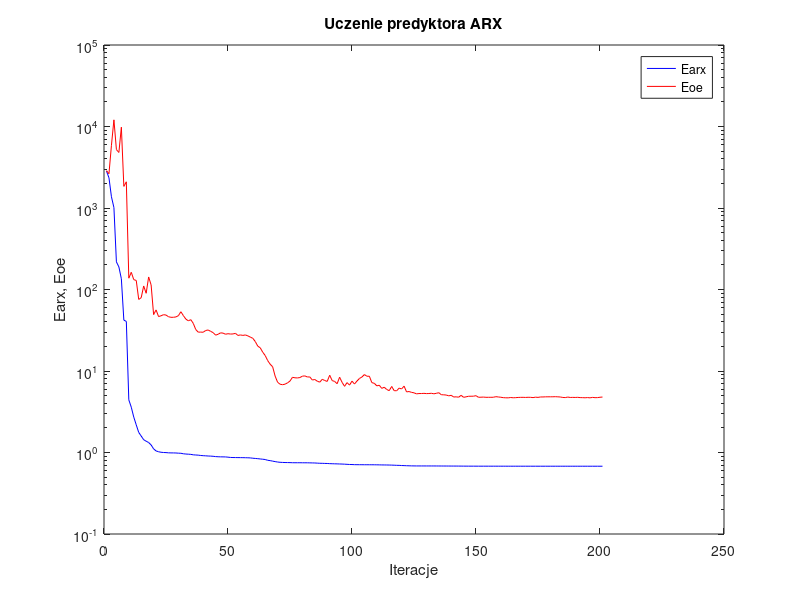
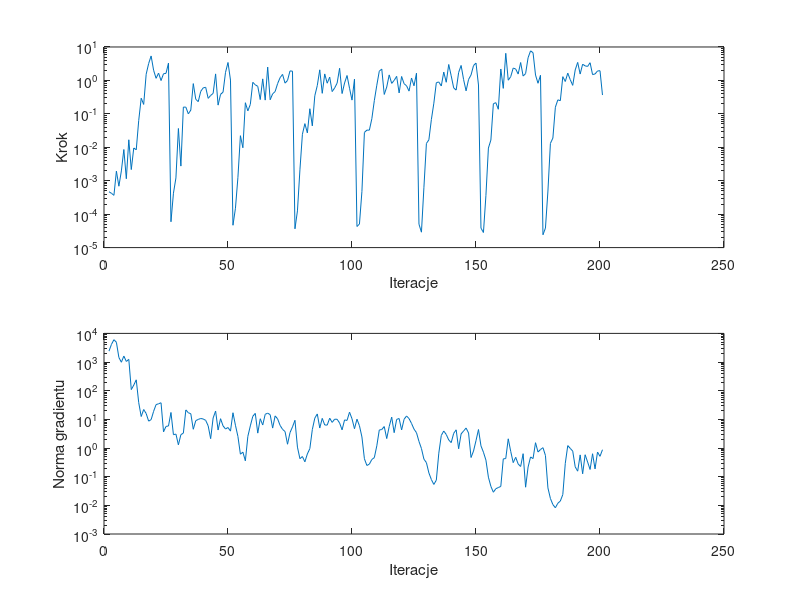

Here is the MATLAB script that generated these plots, in order:
%uczenie predyktora arx
clear all;
n=0; farx(n+1)=2.838235e+003; foe(n+1)=2.874658e+003; wspucz(n+1)=0.000000e+000; ng(n+1)=0.000000e+000;
%odnowa zmiennej metryki
n=1; farx(n+1)=2.347836e+003; foe(n+1)=2.633803e+003; krok(n+1)=4.690560e-004; ng(n+1)=2.404295e+003;
n=2; farx(n+1)=1.372608e+003; foe(n+1)=5.880760e+003; krok(n+1)=4.209206e-004; ng(n+1)=4.125562e+003;
n=3; farx(n+1)=1.011469e+003; foe(n+1)=1.206958e+004; krok(n+1)=3.655481e-004; ng(n+1)=6.033791e+003;
n=4; farx(n+1)=2.183131e+002; foe(n+1)=5.209607e+003; krok(n+1)=1.935208e-003; ng(n+1)=4.893529e+003;
n=5; farx(n+1)=1.892761e+002; foe(n+1)=4.801739e+003; krok(n+1)=6.856719e-004; ng(n+1)=1.444084e+003;
n=6; farx(n+1)=1.353321e+002; foe(n+1)=9.812430e+003; krok(n+1)=1.964993e-003; ng(n+1)=9.858601e+002;
n=7; farx(n+1)=4.208252e+001; foe(n+1)=1.841822e+003; krok(n+1)=8.580693e-003; ng(n+1)=1.615888e+003;
n=8; farx(n+1)=4.061452e+001; foe(n+1)=2.096147e+003; krok(n+1)=1.146884e-003; ng(n+1)=1.049315e+003;
n=9; farx(n+1)=4.428314e+000; foe(n+1)=1.376464e+002; krok(n+1)=1.676647e-002; ng(n+1)=1.241089e+003;
n=10; farx(n+1)=3.595324e+000; foe(n+1)=1.626127e+002; krok(n+1)=2.156451e-003; ng(n+1)=1.093329e+002;
n=11; farx(n+1)=2.718439e+000; foe(n+1)=1.321185e+002; krok(n+1)=9.545881e-003; ng(n+1)=1.568555e+002;
n=12; farx(n+1)=2.184144e+000; foe(n+1)=1.291545e+002; krok(n+1)=8.403478e-003; ng(n+1)=2.397719e+002;
n=13; farx(n+1)=1.762991e+000; foe(n+1)=7.560425e+001; krok(n+1)=6.357754e-002; ng(n+1)=3.824329e+001;
n=14; farx(n+1)=1.591958e+000; foe(n+1)=7.930970e+001; krok(n+1)=2.936023e-001; ng(n+1)=1.257898e+001;
n=15; farx(n+1)=1.434630e+000; foe(n+1)=1.105567e+002; krok(n+1)=1.914311e-001; ng(n+1)=2.207323e+001;
n=16; farx(n+1)=1.375509e+000; foe(n+1)=8.989483e+001; krok(n+1)=1.527771e+000; ng(n+1)=1.604595e+001;
n=17; farx(n+1)=1.325791e+000; foe(n+1)=1.425504e+002; krok(n+1)=3.197073e+000; ng(n+1)=8.678706e+000;
n=18; farx(n+1)=1.238222e+000; foe(n+1)=1.137477e+002; krok(n+1)=5.395666e+000; ng(n+1)=9.787514e+000;
n=19; farx(n+1)=1.107993e+000; foe(n+1)=4.922891e+001; krok(n+1)=2.015999e+000; ng(n+1)=1.906609e+001;
n=20; farx(n+1)=1.045263e+000; foe(n+1)=5.616097e+001; krok(n+1)=1.155850e+000; ng(n+1)=3.279063e+001;
n=21; farx(n+1)=1.021369e+000; foe(n+1)=4.655169e+001; krok(n+1)=1.657803e+000; ng(n+1)=3.494026e+001;
n=22; farx(n+1)=1.006779e+000; foe(n+1)=4.761400e+001; krok(n+1)=9.908265e-001; ng(n+1)=3.798730e+001;
n=23; farx(n+1)=1.000167e+000; foe(n+1)=4.909008e+001; krok(n+1)=1.585247e+000; ng(n+1)=3.666939e+000;
n=24; farx(n+1)=9.975282e-001; foe(n+1)=4.860431e+001; krok(n+1)=1.626372e+000; ng(n+1)=5.681938e+000;
n=25; farx(n+1)=9.910028e-001; foe(n+1)=4.634937e+001; krok(n+1)=3.302482e+000; ng(n+1)=5.875254e+000;
%odnowa zmiennej metryki
n=26; farx(n+1)=9.888032e-001; foe(n+1)=4.557456e+001; krok(n+1)=5.926151e-005; ng(n+1)=1.740752e+001;
n=27; farx(n+1)=9.883201e-001; foe(n+1)=4.562034e+001; krok(n+1)=4.235557e-004; ng(n+1)=2.916914e+000;
n=28; farx(n+1)=9.865520e-001; foe(n+1)=4.609518e+001; krok(n+1)=1.212360e-003; ng(n+1)=3.067324e+000;
n=29; farx(n+1)=9.810612e-001; foe(n+1)=4.772319e+001; krok(n+1)=3.650930e-002; ng(n+1)=1.293848e+000;
n=30; farx(n+1)=9.785728e-001; foe(n+1)=5.336215e+001; krok(n+1)=2.739044e-003; ng(n+1)=2.922962e+000;
n=31; farx(n+1)=9.647678e-001; foe(n+1)=4.783026e+001; krok(n+1)=1.591991e-001; ng(n+1)=3.319179e+000;
n=32; farx(n+1)=9.576800e-001; foe(n+1)=4.335227e+001; krok(n+1)=1.587379e-001; ng(n+1)=2.139083e+001;
n=33; farx(n+1)=9.536377e-001; foe(n+1)=4.127220e+001; krok(n+1)=1.001107e-001; ng(n+1)=1.704288e+001;
n=34; farx(n+1)=9.485996e-001; foe(n+1)=4.265235e+001; krok(n+1)=1.293628e-001; ng(n+1)=1.573270e+001;
n=35; farx(n+1)=9.364949e-001; foe(n+1)=3.838237e+001; krok(n+1)=8.029948e-001; ng(n+1)=4.512737e+000;
n=36; farx(n+1)=9.319988e-001; foe(n+1)=3.226501e+001; krok(n+1)=2.733592e-001; ng(n+1)=9.020403e+000;
n=37; farx(n+1)=9.279740e-001; foe(n+1)=2.996261e+001; krok(n+1)=2.317569e-001; ng(n+1)=9.957251e+000;
n=38; farx(n+1)=9.192695e-001; foe(n+1)=3.002177e+001; krok(n+1)=4.698917e-001; ng(n+1)=1.073422e+001;
n=39; farx(n+1)=9.141756e-001; foe(n+1)=2.989693e+001; krok(n+1)=5.989693e-001; ng(n+1)=1.032929e+001;
n=40; farx(n+1)=9.104568e-001; foe(n+1)=3.141168e+001; krok(n+1)=6.233058e-001; ng(n+1)=9.224351e+000;
n=41; farx(n+1)=9.057374e-001; foe(n+1)=3.186370e+001; krok(n+1)=2.906512e-001; ng(n+1)=5.973786e+000;
n=42; farx(n+1)=9.030798e-001; foe(n+1)=3.066828e+001; krok(n+1)=3.550835e-001; ng(n+1)=2.122107e+000;
n=43; farx(n+1)=8.985230e-001; foe(n+1)=2.957664e+001; krok(n+1)=4.090511e-001; ng(n+1)=1.117597e+001;
n=44; farx(n+1)=8.907962e-001; foe(n+1)=2.753984e+001; krok(n+1)=1.566412e+000; ng(n+1)=1.951102e+001;
n=45; farx(n+1)=8.869878e-001; foe(n+1)=2.822822e+001; krok(n+1)=1.824037e-001; ng(n+1)=4.256965e+000;
n=46; farx(n+1)=8.846463e-001; foe(n+1)=2.939617e+001; krok(n+1)=3.838379e-001; ng(n+1)=1.055240e+001;
n=47; farx(n+1)=8.837134e-001; foe(n+1)=2.916807e+001; krok(n+1)=4.452012e-001; ng(n+1)=5.945775e+000;
n=48; farx(n+1)=8.825560e-001; foe(n+1)=2.825933e+001; krok(n+1)=1.745690e+000; ng(n+1)=4.611851e+000;
n=49; farx(n+1)=8.764914e-001; foe(n+1)=2.869189e+001; krok(n+1)=3.440031e+000; ng(n+1)=5.204787e+000;
n=50; farx(n+1)=8.697361e-001; foe(n+1)=2.840371e+001; krok(n+1)=1.025225e+000; ng(n+1)=3.893519e+000;
%odnowa zmiennej metryki
n=51; farx(n+1)=8.675390e-001; foe(n+1)=2.848969e+001; krok(n+1)=4.661880e-005; ng(n+1)=1.702727e+001;
n=52; farx(n+1)=8.668467e-001; foe(n+1)=2.898570e+001; krok(n+1)=1.500113e-004; ng(n+1)=6.226987e+000;
n=53; farx(n+1)=8.659224e-001; foe(n+1)=2.731263e+001; krok(n+1)=1.265228e-003; ng(n+1)=2.532235e+000;
n=54; farx(n+1)=8.652206e-001; foe(n+1)=2.770805e+001; krok(n+1)=2.223039e-002; ng(n+1)=6.095490e-001;
n=55; farx(n+1)=8.644993e-001; foe(n+1)=2.733920e+001; krok(n+1)=9.683310e-003; ng(n+1)=7.186547e-001;
n=56; farx(n+1)=8.629509e-001; foe(n+1)=2.770323e+001; krok(n+1)=2.153023e-001; ng(n+1)=3.581286e-001;
n=57; farx(n+1)=8.613302e-001; foe(n+1)=2.697924e+001; krok(n+1)=1.228254e-001; ng(n+1)=2.551572e+000;
n=58; farx(n+1)=8.585015e-001; foe(n+1)=2.606697e+001; krok(n+1)=1.914145e-001; ng(n+1)=5.923891e+000;
n=59; farx(n+1)=8.506589e-001; foe(n+1)=2.518462e+001; krok(n+1)=8.773192e-001; ng(n+1)=1.280274e+001;
n=60; farx(n+1)=8.456102e-001; foe(n+1)=2.298408e+001; krok(n+1)=7.386536e-001; ng(n+1)=1.617280e+001;
n=61; farx(n+1)=8.400311e-001; foe(n+1)=2.019842e+001; krok(n+1)=6.653319e-001; ng(n+1)=3.312116e+000;
n=62; farx(n+1)=8.333593e-001; foe(n+1)=1.925038e+001; krok(n+1)=2.671770e-001; ng(n+1)=1.051934e+001;
n=63; farx(n+1)=8.269841e-001; foe(n+1)=1.702040e+001; krok(n+1)=1.112649e+000; ng(n+1)=6.355595e+000;
n=64; farx(n+1)=8.202573e-001; foe(n+1)=1.547481e+001; krok(n+1)=2.577175e-001; ng(n+1)=1.502020e+001;
n=65; farx(n+1)=8.023007e-001; foe(n+1)=1.342347e+001; krok(n+1)=2.505647e+000; ng(n+1)=1.650186e+001;
n=66; farx(n+1)=7.952333e-001; foe(n+1)=1.211376e+001; krok(n+1)=2.640676e-001; ng(n+1)=1.456103e+001;
n=67; farx(n+1)=7.835698e-001; foe(n+1)=1.126814e+001; krok(n+1)=3.963116e-001; ng(n+1)=4.964660e+000;
n=68; farx(n+1)=7.734433e-001; foe(n+1)=8.657786e+000; krok(n+1)=4.641165e-001; ng(n+1)=1.321571e+001;
n=69; farx(n+1)=7.642078e-001; foe(n+1)=7.277121e+000; krok(n+1)=8.027177e-001; ng(n+1)=1.042128e+001;
n=70; farx(n+1)=7.581444e-001; foe(n+1)=6.881519e+000; krok(n+1)=1.208217e+000; ng(n+1)=6.175327e+000;
n=71; farx(n+1)=7.552992e-001; foe(n+1)=6.790865e+000; krok(n+1)=1.514306e+000; ng(n+1)=4.479722e+000;
n=72; farx(n+1)=7.534150e-001; foe(n+1)=6.895210e+000; krok(n+1)=8.295027e-001; ng(n+1)=3.756213e+000;
n=73; farx(n+1)=7.526293e-001; foe(n+1)=7.149296e+000; krok(n+1)=9.985387e-001; ng(n+1)=1.356659e+000;
n=74; farx(n+1)=7.513908e-001; foe(n+1)=7.535730e+000; krok(n+1)=1.924468e+000; ng(n+1)=3.446187e+000;
n=75; farx(n+1)=7.493374e-001; foe(n+1)=8.368599e+000; krok(n+1)=1.890784e+000; ng(n+1)=5.458988e+000;
%odnowa zmiennej metryki
n=76; farx(n+1)=7.489086e-001; foe(n+1)=8.251847e+000; krok(n+1)=3.646823e-005; ng(n+1)=9.286668e+000;
n=77; farx(n+1)=7.488925e-001; foe(n+1)=8.220452e+000; krok(n+1)=1.252791e-004; ng(n+1)=1.075313e+000;
n=78; farx(n+1)=7.488575e-001; foe(n+1)=8.312911e+000; krok(n+1)=2.117016e-003; ng(n+1)=4.247345e-001;
n=79; farx(n+1)=7.482170e-001; foe(n+1)=8.646098e+000; krok(n+1)=2.452306e-002; ng(n+1)=5.048647e-001;
n=80; farx(n+1)=7.479388e-001; foe(n+1)=8.709531e+000; krok(n+1)=5.099752e-002; ng(n+1)=3.303595e-001;
n=81; farx(n+1)=7.477358e-001; foe(n+1)=8.449269e+000; krok(n+1)=2.691279e-002; ng(n+1)=6.224991e-001;
n=82; farx(n+1)=7.463559e-001; foe(n+1)=8.456654e+000; krok(n+1)=1.422614e-001; ng(n+1)=9.547647e-001;
n=83; farx(n+1)=7.450391e-001; foe(n+1)=7.750811e+000; krok(n+1)=4.366353e-002; ng(n+1)=4.403245e+000;
n=84; farx(n+1)=7.438290e-001; foe(n+1)=7.865753e+000; krok(n+1)=3.477470e-001; ng(n+1)=1.103337e+001;
n=85; farx(n+1)=7.404589e-001; foe(n+1)=7.497928e+000; krok(n+1)=7.011953e-001; ng(n+1)=1.548641e+001;
n=86; farx(n+1)=7.376214e-001; foe(n+1)=7.296942e+000; krok(n+1)=2.073381e+000; ng(n+1)=4.992269e+000;
n=87; farx(n+1)=7.366385e-001; foe(n+1)=7.905864e+000; krok(n+1)=4.114269e-001; ng(n+1)=1.083974e+001;
n=88; farx(n+1)=7.344590e-001; foe(n+1)=7.645614e+000; krok(n+1)=1.565000e+000; ng(n+1)=6.380953e+000;
n=89; farx(n+1)=7.333408e-001; foe(n+1)=7.452275e+000; krok(n+1)=8.256204e-001; ng(n+1)=6.304505e+000;
n=90; farx(n+1)=7.300388e-001; foe(n+1)=8.875867e+000; krok(n+1)=1.254669e+000; ng(n+1)=1.101475e+001;
n=91; farx(n+1)=7.281674e-001; foe(n+1)=7.633720e+000; krok(n+1)=4.635137e-001; ng(n+1)=7.844048e+000;
n=92; farx(n+1)=7.265767e-001; foe(n+1)=7.448240e+000; krok(n+1)=5.949654e-001; ng(n+1)=1.012682e+001;
n=93; farx(n+1)=7.252620e-001; foe(n+1)=6.981422e+000; krok(n+1)=8.295027e-001; ng(n+1)=1.007973e+001;
n=94; farx(n+1)=7.230971e-001; foe(n+1)=8.389734e+000; krok(n+1)=2.308897e+000; ng(n+1)=7.483542e+000;
n=95; farx(n+1)=7.216437e-001; foe(n+1)=7.257326e+000; krok(n+1)=4.047493e-001; ng(n+1)=4.314524e+000;
n=96; farx(n+1)=7.190436e-001; foe(n+1)=6.486793e+000; krok(n+1)=8.375141e-001; ng(n+1)=9.564848e+000;
n=97; farx(n+1)=7.160677e-001; foe(n+1)=7.205388e+000; krok(n+1)=1.402391e+000; ng(n+1)=9.186113e+000;
n=98; farx(n+1)=7.130136e-001; foe(n+1)=6.712164e+000; krok(n+1)=5.842182e-001; ng(n+1)=1.782918e+001;
n=99; farx(n+1)=7.118540e-001; foe(n+1)=7.509302e+000; krok(n+1)=2.577747e-001; ng(n+1)=1.049452e+001;
n=100; farx(n+1)=7.092726e-001; foe(n+1)=6.924265e+000; krok(n+1)=1.092255e+000; ng(n+1)=4.724061e+000;
%odnowa zmiennej metryki
n=101; farx(n+1)=7.087030e-001; foe(n+1)=7.526227e+000; krok(n+1)=4.279756e-005; ng(n+1)=1.015533e+001;
n=102; farx(n+1)=7.084471e-001; foe(n+1)=8.096417e+000; krok(n+1)=5.062882e-005; ng(n+1)=5.992645e+000;
n=103; farx(n+1)=7.080511e-001; foe(n+1)=8.441565e+000; krok(n+1)=4.788092e-004; ng(n+1)=2.435740e+000;
n=104; farx(n+1)=7.076225e-001; foe(n+1)=9.040213e+000; krok(n+1)=2.780135e-002; ng(n+1)=4.223934e-001;
n=105; farx(n+1)=7.074987e-001; foe(n+1)=8.624854e+000; krok(n+1)=3.266584e-002; ng(n+1)=2.459692e-001;
n=106; farx(n+1)=7.073855e-001; foe(n+1)=8.626119e+000; krok(n+1)=3.252259e-002; ng(n+1)=2.743409e-001;
n=107; farx(n+1)=7.071695e-001; foe(n+1)=7.200461e+000; krok(n+1)=7.165516e-002; ng(n+1)=3.994119e-001;
n=108; farx(n+1)=7.068654e-001; foe(n+1)=7.060802e+000; krok(n+1)=2.485924e-001; ng(n+1)=4.608922e-001;
n=109; farx(n+1)=7.060961e-001; foe(n+1)=6.574158e+000; krok(n+1)=7.178655e-001; ng(n+1)=1.192407e+000;
n=110; farx(n+1)=7.052624e-001; foe(n+1)=6.688436e+000; krok(n+1)=1.885812e+000; ng(n+1)=4.257336e+000;
n=111; farx(n+1)=7.039992e-001; foe(n+1)=6.122093e+000; krok(n+1)=2.186873e+000; ng(n+1)=4.424659e+000;
n=112; farx(n+1)=7.034882e-001; foe(n+1)=6.323003e+000; krok(n+1)=3.805404e-001; ng(n+1)=5.615656e+000;
n=113; farx(n+1)=7.027861e-001; foe(n+1)=5.935426e+000; krok(n+1)=6.335709e-001; ng(n+1)=2.139671e+000;
n=114; farx(n+1)=7.017678e-001; foe(n+1)=5.738692e+000; krok(n+1)=1.462039e+000; ng(n+1)=5.627581e+000;
n=115; farx(n+1)=7.003925e-001; foe(n+1)=6.460247e+000; krok(n+1)=8.166569e-001; ng(n+1)=1.197974e+001;
n=116; farx(n+1)=6.985005e-001; foe(n+1)=5.739159e+000; krok(n+1)=1.001242e+000; ng(n+1)=3.435355e+000;
n=117; farx(n+1)=6.961255e-001; foe(n+1)=5.722259e+000; krok(n+1)=1.324162e+000; ng(n+1)=9.969282e+000;
n=118; farx(n+1)=6.952709e-001; foe(n+1)=6.167420e+000; krok(n+1)=4.228884e-001; ng(n+1)=1.071344e+001;
n=119; farx(n+1)=6.921100e-001; foe(n+1)=6.027564e+000; krok(n+1)=1.311594e+000; ng(n+1)=4.279492e+000;
n=120; farx(n+1)=6.906015e-001; foe(n+1)=6.523110e+000; krok(n+1)=7.970783e-001; ng(n+1)=1.008534e+001;
n=121; farx(n+1)=6.883738e-001; foe(n+1)=5.540813e+000; krok(n+1)=6.912919e-001; ng(n+1)=1.314043e+001;
n=122; farx(n+1)=6.870051e-001; foe(n+1)=5.599693e+000; krok(n+1)=4.787134e-001; ng(n+1)=1.063642e+001;
n=123; farx(n+1)=6.855094e-001; foe(n+1)=5.468919e+000; krok(n+1)=1.181678e+000; ng(n+1)=7.217813e+000;
n=124; farx(n+1)=6.847366e-001; foe(n+1)=5.399390e+000; krok(n+1)=6.914797e-001; ng(n+1)=4.575901e+000;
n=125; farx(n+1)=6.840960e-001; foe(n+1)=5.242664e+000; krok(n+1)=1.644879e+000; ng(n+1)=3.429694e+000;
%odnowa zmiennej metryki
n=126; farx(n+1)=6.840769e-001; foe(n+1)=5.290269e+000; krok(n+1)=5.015522e-005; ng(n+1)=1.702926e+000;
n=127; farx(n+1)=6.840736e-001; foe(n+1)=5.292709e+000; krok(n+1)=2.890345e-005; ng(n+1)=9.612944e-001;
n=128; farx(n+1)=6.840574e-001; foe(n+1)=5.317977e+000; krok(n+1)=6.369581e-004; ng(n+1)=4.092821e-001;
n=129; farx(n+1)=6.838711e-001; foe(n+1)=5.282555e+000; krok(n+1)=1.301252e-002; ng(n+1)=3.101327e-001;
n=130; farx(n+1)=6.838397e-001; foe(n+1)=5.293192e+000; krok(n+1)=1.675011e-002; ng(n+1)=1.354016e-001;
n=131; farx(n+1)=6.838066e-001; foe(n+1)=5.329670e+000; krok(n+1)=6.721749e-002; ng(n+1)=7.953595e-002;
n=132; farx(n+1)=6.837638e-001; foe(n+1)=5.251129e+000; krok(n+1)=2.082003e-001; ng(n+1)=5.364994e-002;
n=133; farx(n+1)=6.834673e-001; foe(n+1)=5.322952e+000; krok(n+1)=8.536620e-001; ng(n+1)=7.560108e-002;
n=134; farx(n+1)=6.831806e-001; foe(n+1)=5.415380e+000; krok(n+1)=8.997464e-001; ng(n+1)=6.619323e-001;
n=135; farx(n+1)=6.829795e-001; foe(n+1)=5.117457e+000; krok(n+1)=6.807263e-001; ng(n+1)=2.745093e+000;
n=136; farx(n+1)=6.826525e-001; foe(n+1)=5.102965e+000; krok(n+1)=1.780805e+000; ng(n+1)=3.925197e+000;
n=137; farx(n+1)=6.824895e-001; foe(n+1)=5.069064e+000; krok(n+1)=8.812124e-001; ng(n+1)=2.972788e+000;
n=138; farx(n+1)=6.822314e-001; foe(n+1)=4.958231e+000; krok(n+1)=2.996420e+000; ng(n+1)=1.916765e+000;
n=139; farx(n+1)=6.819614e-001; foe(n+1)=5.031034e+000; krok(n+1)=1.371110e+000; ng(n+1)=1.545145e+000;
n=140; farx(n+1)=6.817330e-001; foe(n+1)=4.795908e+000; krok(n+1)=5.968867e-001; ng(n+1)=3.252807e+000;
n=141; farx(n+1)=6.816174e-001; foe(n+1)=4.822385e+000; krok(n+1)=5.134806e-001; ng(n+1)=4.316737e+000;
n=142; farx(n+1)=6.813552e-001; foe(n+1)=4.769361e+000; krok(n+1)=1.734052e+000; ng(n+1)=9.423508e-001;
n=143; farx(n+1)=6.809336e-001; foe(n+1)=5.029030e+000; krok(n+1)=2.804781e+000; ng(n+1)=3.126572e+000;
n=144; farx(n+1)=6.804891e-001; foe(n+1)=4.756707e+000; krok(n+1)=1.056270e+000; ng(n+1)=3.928371e+000;
n=145; farx(n+1)=6.802707e-001; foe(n+1)=4.819132e+000; krok(n+1)=4.880844e-001; ng(n+1)=4.986683e+000;
n=146; farx(n+1)=6.800555e-001; foe(n+1)=4.899342e+000; krok(n+1)=1.070120e+000; ng(n+1)=3.344252e+000;
n=147; farx(n+1)=6.799929e-001; foe(n+1)=4.902552e+000; krok(n+1)=1.457894e+000; ng(n+1)=4.665492e-001;
n=148; farx(n+1)=6.799219e-001; foe(n+1)=4.908000e+000; krok(n+1)=2.781976e+000; ng(n+1)=7.857878e-001;
n=149; farx(n+1)=6.797103e-001; foe(n+1)=4.981074e+000; krok(n+1)=3.302482e+000; ng(n+1)=1.815769e+000;
n=150; farx(n+1)=6.795376e-001; foe(n+1)=4.757783e+000; krok(n+1)=7.294970e-001; ng(n+1)=4.422327e+000;
%odnowa zmiennej metryki
n=151; farx(n+1)=6.795295e-001; foe(n+1)=4.770917e+000; krok(n+1)=3.823382e-005; ng(n+1)=1.190139e+000;
n=152; farx(n+1)=6.795271e-001; foe(n+1)=4.787647e+000; krok(n+1)=2.829063e-005; ng(n+1)=7.133665e-001;
n=153; farx(n+1)=6.795210e-001; foe(n+1)=4.755207e+000; krok(n+1)=3.643472e-004; ng(n+1)=3.785144e-001;
n=154; farx(n+1)=6.795026e-001; foe(n+1)=4.757706e+000; krok(n+1)=9.486198e-003; ng(n+1)=9.608690e-002;
n=155; farx(n+1)=6.794985e-001; foe(n+1)=4.758676e+000; krok(n+1)=1.647425e-002; ng(n+1)=4.592717e-002;
n=156; farx(n+1)=6.794835e-001; foe(n+1)=4.762854e+000; krok(n+1)=2.006794e-001; ng(n+1)=2.868171e-002;
n=157; farx(n+1)=6.794609e-001; foe(n+1)=4.841949e+000; krok(n+1)=2.162376e-001; ng(n+1)=3.804724e-002;
n=158; farx(n+1)=6.794412e-001; foe(n+1)=4.801303e+000; krok(n+1)=1.372911e-001; ng(n+1)=4.174916e-002;
n=159; farx(n+1)=6.793743e-001; foe(n+1)=4.763897e+000; krok(n+1)=2.196657e+000; ng(n+1)=4.580409e-002;
n=160; farx(n+1)=6.793551e-001; foe(n+1)=4.709373e+000; krok(n+1)=5.788951e-001; ng(n+1)=4.184152e-001;
n=161; farx(n+1)=6.792239e-001; foe(n+1)=4.691110e+000; krok(n+1)=6.466403e+000; ng(n+1)=4.293580e-001;
n=162; farx(n+1)=6.791803e-001; foe(n+1)=4.685078e+000; krok(n+1)=1.015268e+000; ng(n+1)=2.097391e+000;
n=163; farx(n+1)=6.791700e-001; foe(n+1)=4.730010e+000; krok(n+1)=1.295594e+000; ng(n+1)=7.624673e-001;
n=164; farx(n+1)=6.791560e-001; foe(n+1)=4.693378e+000; krok(n+1)=2.342458e+000; ng(n+1)=3.094615e-001;
n=165; farx(n+1)=6.791346e-001; foe(n+1)=4.710585e+000; krok(n+1)=2.196657e+000; ng(n+1)=4.748350e-001;
n=166; farx(n+1)=6.791301e-001; foe(n+1)=4.737541e+000; krok(n+1)=1.549732e+000; ng(n+1)=2.780418e-001;
n=167; farx(n+1)=6.791239e-001; foe(n+1)=4.749664e+000; krok(n+1)=3.430439e+000; ng(n+1)=2.268334e-001;
n=168; farx(n+1)=6.791199e-001; foe(n+1)=4.752756e+000; krok(n+1)=1.350234e+000; ng(n+1)=6.342949e-001;
n=169; farx(n+1)=6.791181e-001; foe(n+1)=4.738750e+000; krok(n+1)=1.601363e+000; ng(n+1)=4.296167e-002;
n=170; farx(n+1)=6.791137e-001; foe(n+1)=4.759398e+000; krok(n+1)=4.765288e+000; ng(n+1)=2.169825e-001;
n=171; farx(n+1)=6.790996e-001; foe(n+1)=4.752508e+000; krok(n+1)=7.659414e+000; ng(n+1)=4.877956e-001;
n=172; farx(n+1)=6.790175e-001; foe(n+1)=4.717354e+000; krok(n+1)=6.734349e+000; ng(n+1)=4.281416e-001;
n=173; farx(n+1)=6.789894e-001; foe(n+1)=4.775457e+000; krok(n+1)=1.447680e+000; ng(n+1)=1.533783e+000;
n=174; farx(n+1)=6.789775e-001; foe(n+1)=4.744495e+000; krok(n+1)=8.221024e-001; ng(n+1)=7.265765e-001;
n=175; farx(n+1)=6.789492e-001; foe(n+1)=4.802062e+000; krok(n+1)=1.422745e+000; ng(n+1)=8.853452e-001;
%odnowa zmiennej metryki
n=176; farx(n+1)=6.789446e-001; foe(n+1)=4.803416e+000; krok(n+1)=2.419290e-005; ng(n+1)=1.030508e+000;
n=177; farx(n+1)=6.789431e-001; foe(n+1)=4.820488e+000; krok(n+1)=3.831790e-005; ng(n+1)=5.497191e-001;
n=178; farx(n+1)=6.789430e-001; foe(n+1)=4.823921e+000; krok(n+1)=4.912716e-004; ng(n+1)=4.057442e-002;
n=179; farx(n+1)=6.789425e-001; foe(n+1)=4.824982e+000; krok(n+1)=1.308935e-002; ng(n+1)=1.739552e-002;
n=180; farx(n+1)=6.789424e-001; foe(n+1)=4.826524e+000; krok(n+1)=1.887308e-002; ng(n+1)=1.063338e-002;
n=181; farx(n+1)=6.789415e-001; foe(n+1)=4.839671e+000; krok(n+1)=1.579498e-001; ng(n+1)=8.227839e-003;
n=182; farx(n+1)=6.789387e-001; foe(n+1)=4.820276e+000; krok(n+1)=2.624788e-001; ng(n+1)=1.184020e-002;
n=183; farx(n+1)=6.789349e-001; foe(n+1)=4.799436e+000; krok(n+1)=2.469201e-001; ng(n+1)=1.413040e-002;
n=184; farx(n+1)=6.789211e-001; foe(n+1)=4.735141e+000; krok(n+1)=1.295594e+000; ng(n+1)=2.371610e-002;
n=185; farx(n+1)=6.788980e-001; foe(n+1)=4.719789e+000; krok(n+1)=9.282331e-001; ng(n+1)=2.916827e-001;
n=186; farx(n+1)=6.788726e-001; foe(n+1)=4.790150e+000; krok(n+1)=1.651241e+000; ng(n+1)=1.214573e+000;
n=187; farx(n+1)=6.788615e-001; foe(n+1)=4.735021e+000; krok(n+1)=1.054352e+000; ng(n+1)=9.718392e-001;
n=188; farx(n+1)=6.788582e-001; foe(n+1)=4.747057e+000; krok(n+1)=7.113726e-001; ng(n+1)=7.806567e-001;
n=189; farx(n+1)=6.788544e-001; foe(n+1)=4.736095e+000; krok(n+1)=2.055430e+000; ng(n+1)=2.206367e-001;
n=190; farx(n+1)=6.788511e-001; foe(n+1)=4.753839e+000; krok(n+1)=3.459801e+000; ng(n+1)=1.559365e-001;
n=191; farx(n+1)=6.788477e-001; foe(n+1)=4.715930e+000; krok(n+1)=1.549732e+000; ng(n+1)=5.760778e-001;
n=192; farx(n+1)=6.788419e-001; foe(n+1)=4.710807e+000; krok(n+1)=3.055543e+000; ng(n+1)=1.263293e-001;
n=193; farx(n+1)=6.788345e-001; foe(n+1)=4.693694e+000; krok(n+1)=2.722905e+000; ng(n+1)=5.831881e-001;
n=194; farx(n+1)=6.788257e-001; foe(n+1)=4.721290e+000; krok(n+1)=2.621320e+000; ng(n+1)=3.256761e-001;
n=195; farx(n+1)=6.788159e-001; foe(n+1)=4.684766e+000; krok(n+1)=3.383107e+000; ng(n+1)=1.784130e-001;
n=196; farx(n+1)=6.788060e-001; foe(n+1)=4.746341e+000; krok(n+1)=1.492366e+000; ng(n+1)=6.315929e-001;
n=197; farx(n+1)=6.787912e-001; foe(n+1)=4.706301e+000; krok(n+1)=1.561751e+000; ng(n+1)=1.868948e-001;
n=198; farx(n+1)=6.787656e-001; foe(n+1)=4.716279e+000; krok(n+1)=1.914853e+000; ng(n+1)=7.234257e-001;
n=199; farx(n+1)=6.787376e-001; foe(n+1)=4.763111e+000; krok(n+1)=1.953830e+000; ng(n+1)=5.134524e-001;
n=200; farx(n+1)=6.787355e-001; foe(n+1)=4.792173e+000; krok(n+1)=3.655097e-001; ng(n+1)=8.743235e-001;

figure; semilogy(farx,'b'); hold on; semilogy(foe,'r'); xlabel('Iteracje'); ylabel('Earx, Eoe'); legend('Earx','Eoe'); title('Uczenie predyktora ARX');
figure; subplot(2,1,1); semilogy(krok); xlabel('Iteracje'); ylabel('Krok');
subplot(2,1,2); semilogy(ng); xlabel('Iteracje'); ylabel('Norma gradientu');
Earx=farx(n+1)
Eoe=foe(n+1)
